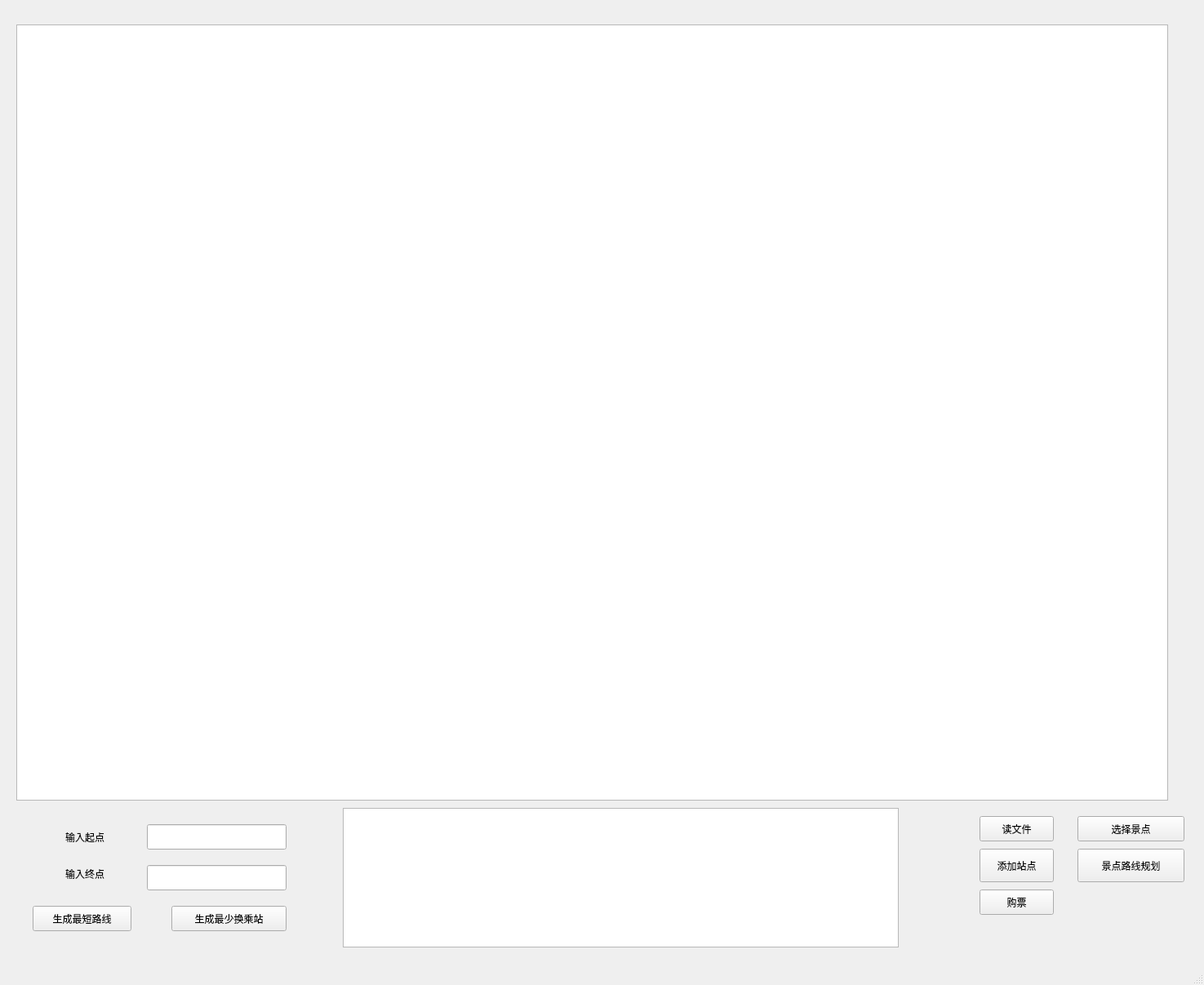
<?xml version="1.0" encoding="UTF-8"?>
<ui version="4.0">
 <class>MainWindow</class>
 <widget class="QMainWindow" name="MainWindow">
  <property name="geometry">
   <rect>
    <x>0</x>
    <y>0</y>
    <width>1475</width>
    <height>1207</height>
   </rect>
  </property>
  <property name="windowTitle">
   <string>MainWindow</string>
  </property>
  <widget class="QWidget" name="centralwidget">
   <widget class="QPushButton" name="pushButton">
    <property name="geometry">
     <rect>
      <x>1200</x>
      <y>1000</y>
      <width>91</width>
      <height>31</height>
     </rect>
    </property>
    <property name="text">
     <string>读文件</string>
    </property>
   </widget>
   <widget class="QPushButton" name="pushButton_2">
    <property name="geometry">
     <rect>
      <x>40</x>
      <y>1110</y>
      <width>121</width>
      <height>31</height>
     </rect>
    </property>
    <property name="text">
     <string>生成最短路线</string>
    </property>
   </widget>
   <widget class="QLineEdit" name="lineEdit">
    <property name="geometry">
     <rect>
      <x>180</x>
      <y>1010</y>
      <width>171</width>
      <height>31</height>
     </rect>
    </property>
    <property name="styleSheet">
     <string notr="true"/>
    </property>
   </widget>
   <widget class="QLineEdit" name="lineEdit_2">
    <property name="geometry">
     <rect>
      <x>180</x>
      <y>1060</y>
      <width>171</width>
      <height>31</height>
     </rect>
    </property>
   </widget>
   <widget class="QLabel" name="label">
    <property name="geometry">
     <rect>
      <x>80</x>
      <y>1010</y>
      <width>81</width>
      <height>31</height>
     </rect>
    </property>
    <property name="text">
     <string>输入起点</string>
    </property>
   </widget>
   <widget class="QLabel" name="label_2">
    <property name="geometry">
     <rect>
      <x>80</x>
      <y>1060</y>
      <width>81</width>
      <height>21</height>
     </rect>
    </property>
    <property name="text">
     <string>输入终点</string>
    </property>
   </widget>
   <widget class="QPushButton" name="pushButton_3">
    <property name="geometry">
     <rect>
      <x>1200</x>
      <y>1040</y>
      <width>91</width>
      <height>41</height>
     </rect>
    </property>
    <property name="text">
     <string>添加站点</string>
    </property>
   </widget>
   <widget class="QGraphicsView" name="graphicsView">
    <property name="geometry">
     <rect>
      <x>20</x>
      <y>30</y>
      <width>1411</width>
      <height>951</height>
     </rect>
    </property>
    <property name="styleSheet">
     <string notr="true">background-image: url(:/new/prefix1/sw12.jpg);</string>
    </property>
   </widget>
   <widget class="QPushButton" name="pushButton_4">
    <property name="geometry">
     <rect>
      <x>210</x>
      <y>1110</y>
      <width>141</width>
      <height>31</height>
     </rect>
    </property>
    <property name="text">
     <string>生成最少换乘站</string>
    </property>
   </widget>
   <widget class="QTextBrowser" name="textBrowser">
    <property name="geometry">
     <rect>
      <x>420</x>
      <y>990</y>
      <width>681</width>
      <height>171</height>
     </rect>
    </property>
   </widget>
   <widget class="QPushButton" name="pushButton_5">
    <property name="geometry">
     <rect>
      <x>1200</x>
      <y>1090</y>
      <width>91</width>
      <height>31</height>
     </rect>
    </property>
    <property name="text">
     <string>购票</string>
    </property>
   </widget>
   <widget class="QPushButton" name="pushButton_6">
    <property name="geometry">
     <rect>
      <x>1320</x>
      <y>1000</y>
      <width>131</width>
      <height>31</height>
     </rect>
    </property>
    <property name="text">
     <string>选择景点</string>
    </property>
   </widget>
   <widget class="QPushButton" name="pushButton_7">
    <property name="geometry">
     <rect>
      <x>1320</x>
      <y>1040</y>
      <width>131</width>
      <height>41</height>
     </rect>
    </property>
    <property name="text">
     <string>景点路线规划</string>
    </property>
   </widget>
  </widget>
  <widget class="QMenuBar" name="menubar">
   <property name="geometry">
    <rect>
     <x>0</x>
     <y>0</y>
     <width>1475</width>
     <height>21</height>
    </rect>
   </property>
  </widget>
  <widget class="QStatusBar" name="statusbar"/>
 </widget>
 <resources/>
 <connections/>
</ui>
